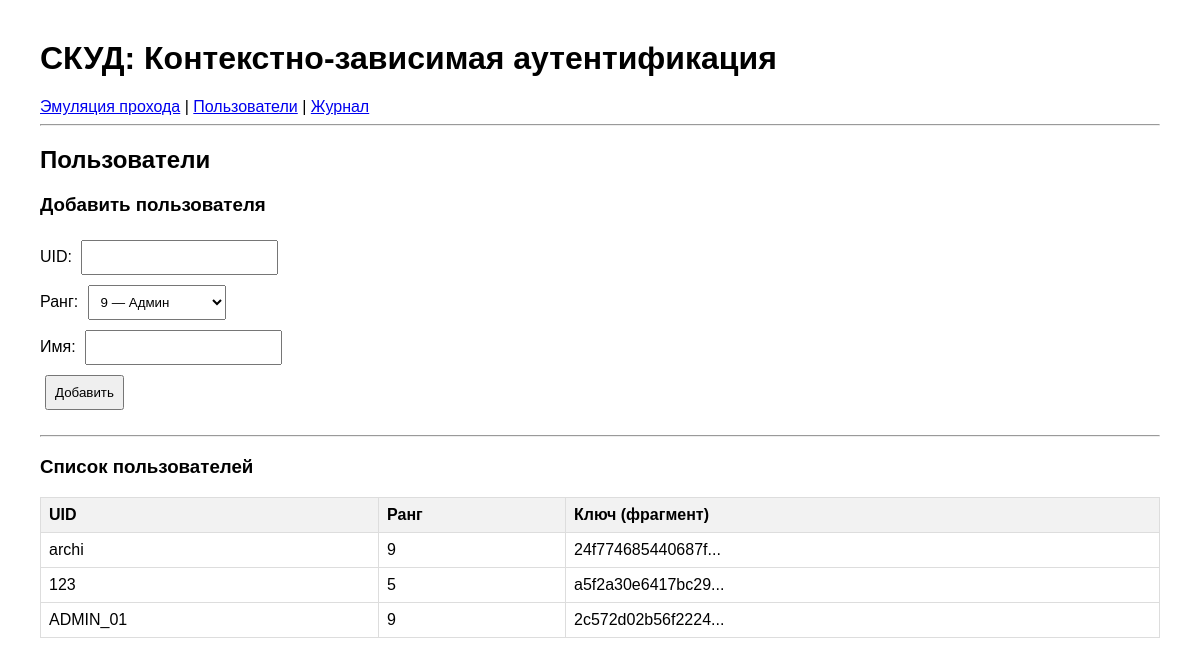
/users, run on an earlier commit of the app's database.
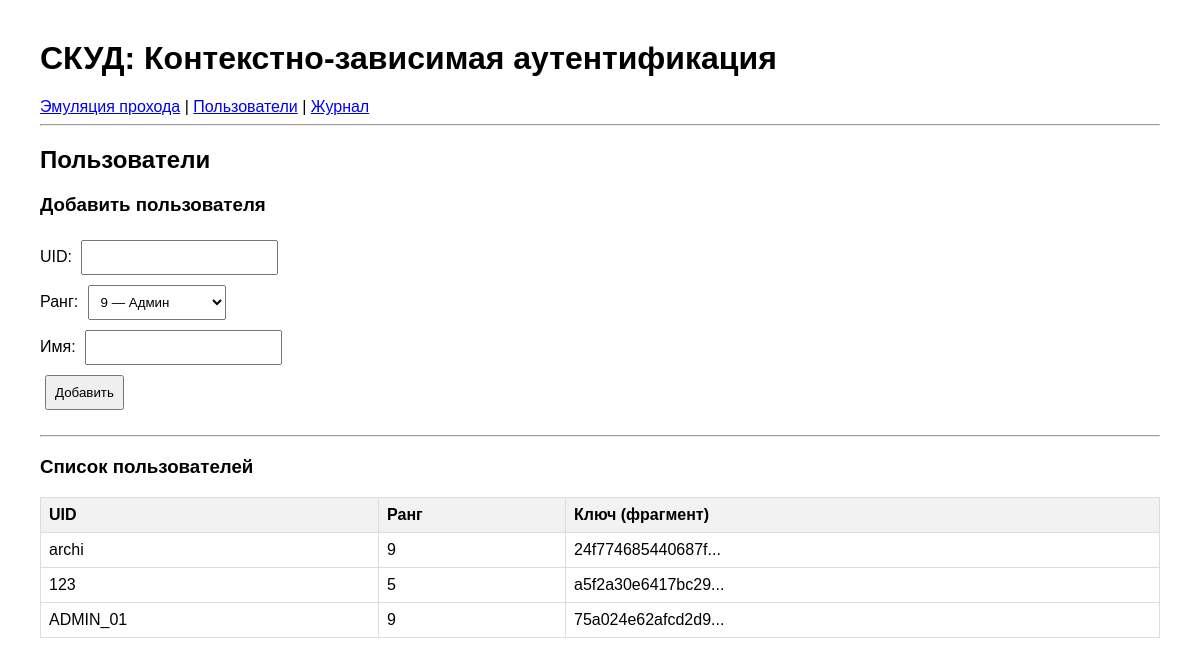
And on a later commit of the database.
### tables this page shows
CREATE TABLE users (
            uid TEXT PRIMARY KEY,
            rank INTEGER NOT NULL,
            secret_key BLOB NOT NULL
        );

### app.py (the view)
@app.route('/users')
def users():
    import sqlite3
    conn = sqlite3.connect('skud.db')
    conn.row_factory = sqlite3.Row
    users = conn.execute("SELECT * FROM users").fetchall()
    conn.close()
    return render_template('users.html', users=users)

### templates/users.html (shortened to what this page needs)
{% extends "base.html" %}
{% block content %}
<h2>Пользователи</h2>
<form method="POST" action="/add_user">
    <h3>Добавить пользователя</h3>
    UID: <input type="text" name="uid" required><br>
    Ранг:
    <select name="rank">
        <option value="9" selected>9 — Админ</option>
    </select><br>
    Имя: <input type="text" name="name"><br>
    <button type="submit">Добавить</button>
</form>
<hr>
<h3>Список пользователей</h3>
<table>
    <tr><th>UID</th><th>Ранг</th><th>Ключ (фрагмент)</th></tr>
    {% for user in users %}
    <tr>
        <td>{{ user.uid }}</td>
        <td>{{ user.rank }}</td>
        <td>{{ "%.16s..." % user.secret_key.hex() }}</td>
    </tr>
    {% endfor %}
</table>
{% endblock %}

What changed in the data, as far as the page shows it:
changed users "ADMIN_01": secret_key "2c572d02b56f2224..." → "75a024e62afcd2d9..."
